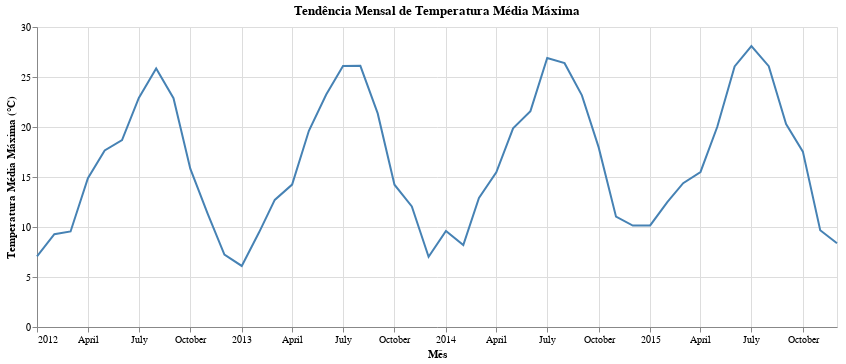

Notebook code cell kept with this figure:
### Code cell
# Calcular a média mensal da temperatura máxima
numerical_columns = ['temp_max', 'temp_min', 'precipitation', 'wind']
monthly_avg_temp = climate_data.groupby([climate_data['date'].dt.to_period('M')])[numerical_columns].mean().reset_index()
monthly_avg_temp['date'] = monthly_avg_temp['date'].dt.to_timestamp()

# Gráfico de tendência mensal de temperatura máxima média
monthly_temp_trend = (
    alt.Chart(monthly_avg_temp)
    .mark_line()
    .encode(
        x=alt.X('date:T', title='Mês'),
        y=alt.Y('temp_max:Q', title='Temperatura Média Máxima (°C)'),
        color=alt.value('steelblue')
    )
    .properties(title="Tendência Mensal de Temperatura Média Máxima", width=800)
)

monthly_temp_trend

### Figure 1 — Vega-Lite specification as saved in the notebook (floating-point values rounded to 4 significant figures)
{"config": {"view": {"continuousWidth": 300, "continuousHeight": 300}}, "data": {"name": "data-b0647df19f49da13d45e9464856c7c86"}, "mark": {"type": "line"}, "encoding": {"color": {"value": "steelblue"}, "x": {"field": "date", "title": "Mês", "type": "temporal"}, "y": {"field": "temp_max", "title": "Temperatura Média Máxima (°C)", "type": "quantitative"}}, "title": "Tendência Mensal de Temperatura Média Máxima", "width": 800, "$schema": "https://vega.github.io/schema/vega-lite/v5.20.1.json", "datasets": {"data-b0647df19f49da13d45e9464856c7c86": [{"date": "2012-01-01T00:00:00", "temp_max": 7.055, "temp_min": 1.542, "precipitation": 5.59, "wind": 3.9}, {"date": "2012-02-01T00:00:00", "temp_max": 9.276, "temp_min": 3.203, "precipitation": 3.183, "wind": 3.903}, {"date": "2012-03-01T00:00:00", "temp_max": 9.555, "temp_min": 2.839, "precipitation": 5.903, "wind": 4.248}, {"date": "2012-04-01T00:00:00", "temp_max": 14.87, "temp_min": 5.993, "precipitation": 2.27, "wind": 3.373}, {"date": "2012-05-01T00:00:00", "temp_max": 17.66, "temp_min": 8.19, "precipitation": 1.684, "wind": 3.355}, {"date": "2012-06-01T00:00:00", "temp_max": 18.69, "temp_min": 10.48, "precipitation": 2.503, "wind": 3.083}, {"date": "2012-07-01T00:00:00", "temp_max": 22.91, "temp_min": 12.93, "precipitation": 0.8484, "wind": 2.877}, {"date": "2012-08-01T00:00:00", "temp_max": 25.86, "temp_min": 14.01, "precipitation": 0.0, "wind": 2.829}, {"date": "2012-09-01T00:00:00", "temp_max": 22.88, "temp_min": 11.24, "precipitation": 0.03, "wind": 2.647}, {"date": "2012-10-01T00:00:00", "temp_max": 15.83, "temp_min": 8.381, "precipitation": 5.494, "wind": 3.532}, {"date": "2012-11-01T00:00:00", "temp_max": 11.33, "temp_min": 5.227, "precipitation": 7.017, "wind": 3.22}, {"date": "2012-12-01T00:00:00", "temp_max": 7.235, "temp_min": 3.294, "precipitation": 5.613, "wind": 3.832}, {"date": "2013-01-01T00:00:00", "temp_max": 6.106, "temp_min": 0.7968, "precipitation": 3.41, "wind": 2.877}, {"date": "2013-02-01T00:00:00", "temp_max": 9.468, "temp_min": 4.325, "precipitation": 1.439, "wind": 3.632}, {"date": "2013-03-01T00:00:00", "temp_max": 12.71, "temp_min": 4.977, "precipitation": 2.248, "wind": 3.461}, {"date": "2013-04-01T00:00:00", "temp_max": 14.24, "temp_min": 6.697, "precipitation": 4.987, "wind": 3.713}, {"date": "2013-05-01T00:00:00", "temp_max": 19.63, "temp_min": 9.923, "precipitation": 1.952, "wind": 3.158}, {"date": "2013-06-01T00:00:00", "temp_max": 23.25, "temp_min": 13.16, "precipitation": 1.103, "wind": 3.003}, {"date": "2013-07-01T00:00:00", "temp_max": 26.09, "temp_min": 13.93, "precipitation": 0.0, "wind": 2.687}, {"date": "2013-08-01T00:00:00", "temp_max": 26.12, "temp_min": 15.48, "precipitation": 1.11, "wind": 2.542}, {"date": "2013-09-01T00:00:00", "temp_max": 21.36, "temp_min": 13.59, "precipitation": 5.227, "wind": 3.013}, {"date": "2013-10-01T00:00:00", "temp_max": 14.23, "temp_min": 7.639, "precipitation": 1.265, "wind": 2.274}, {"date": "2013-11-01T00:00:00", "temp_max": 12.05, "temp_min": 5.59, "precipitation": 3.21, "wind": 3.18}, {"date": "2013-12-01T00:00:00", "temp_max": 7.023, "temp_min": 1.571, "precipitation": 1.368, "wind": 2.735}, {"date": "2014-01-01T00:00:00", "temp_max": 9.6, "temp_min": 4.097, "precipitation": 3.032, "wind": 3.348}, {"date": "2014-02-01T00:00:00", "temp_max": 8.2, "temp_min": 2.636, "precipitation": 5.543, "wind": 4.529}, {"date": "2014-03-01T00:00:00", "temp_max": 12.91, "temp_min": 5.426, "precipitation": 7.742, "wind": 3.677}, {"date": "2014-04-01T00:00:00", "temp_max": 15.46, "temp_min": 6.73, "precipitation": 3.537, "wind": 3.697}, {"date": "2014-05-01T00:00:00", "temp_max": 19.87, "temp_min": 10.22, "precipitation": 2.581, "wind": 3.155}, {"date": "2014-06-01T00:00:00", "temp_max": 21.59, "temp_min": 11.76, "precipitation": 0.6267, "wind": 3.19}, {"date": "2014-07-01T00:00:00", "temp_max": 26.9, "temp_min": 14.43, "precipitation": 0.6323, "wind": 3.097}, {"date": "2014-08-01T00:00:00", "temp_max": 26.38, "temp_min": 14.89, "precipitation": 1.484, "wind": 2.477}, {"date": "2014-09-01T00:00:00", "temp_max": 23.16, "temp_min": 13.23, "precipitation": 1.89, "wind": 3.143}, {"date": "2014-10-01T00:00:00", "temp_max": 17.96, "temp_min": 10.88, "precipitation": 5.532, "wind": 2.916}, {"date": "2014-11-01T00:00:00", "temp_max": 11.03, "temp_min": 4.51, "precipitation": 4.103, "wind": 3.983}, {"date": "2014-12-01T00:00:00", "temp_max": 10.14, "temp_min": 4.61, "precipitation": 3.929, "wind": 3.565}, {"date": "2015-01-01T00:00:00", "temp_max": 10.15, "temp_min": 4.352, "precipitation": 3.0, "wind": 2.429}, {"date": "2015-02-01T00:00:00", "temp_max": 12.52, "temp_min": 6.086, "precipitation": 4.793, "wind": 3.079}, {"date": "2015-03-01T00:00:00", "temp_max": 14.38, "temp_min": 6.194, "precipitation": 3.661, "wind": 2.932}, {"date": "2015-04-01T00:00:00", "temp_max": 15.5, "temp_min": 6.03, "precipitation": 1.72, "wind": 3.313}, {"date": "2015-05-01T00:00:00", "temp_max": 20.03, "temp_min": 10.13, "precipitation": 0.4774, "wind": 2.813}, {"date": "2015-06-01T00:00:00", "temp_max": 26.06, "temp_min": 13.58, "precipitation": 0.1967, "wind": 3.247}, {"date": "2015-07-01T00:00:00", "temp_max": 28.09, "temp_min": 15.5, "precipitation": 0.07419, "wind": 2.984}, {"date": "2015-08-01T00:00:00", "temp_max": 26.09, "temp_min": 14.69, "precipitation": 2.687, "wind": 3.155}, {"date": "2015-09-01T00:00:00", "temp_max": 20.29, "temp_min": 11.37, "precipitation": 0.7033, "wind": 3.05}, {"date": "2015-10-01T00:00:00", "temp_max": 17.54, "temp_min": 10.5, "precipitation": 3.948, "wind": 3.035}, {"date": "2015-11-01T00:00:00", "temp_max": 9.683, "temp_min": 3.48, "precipitation": 7.087, "wind": 3.547}, {"date": "2015-12-01T00:00:00", "temp_max": 8.381, "temp_min": 3.826, "precipitation": 9.177, "wind": 4.342}]}}
